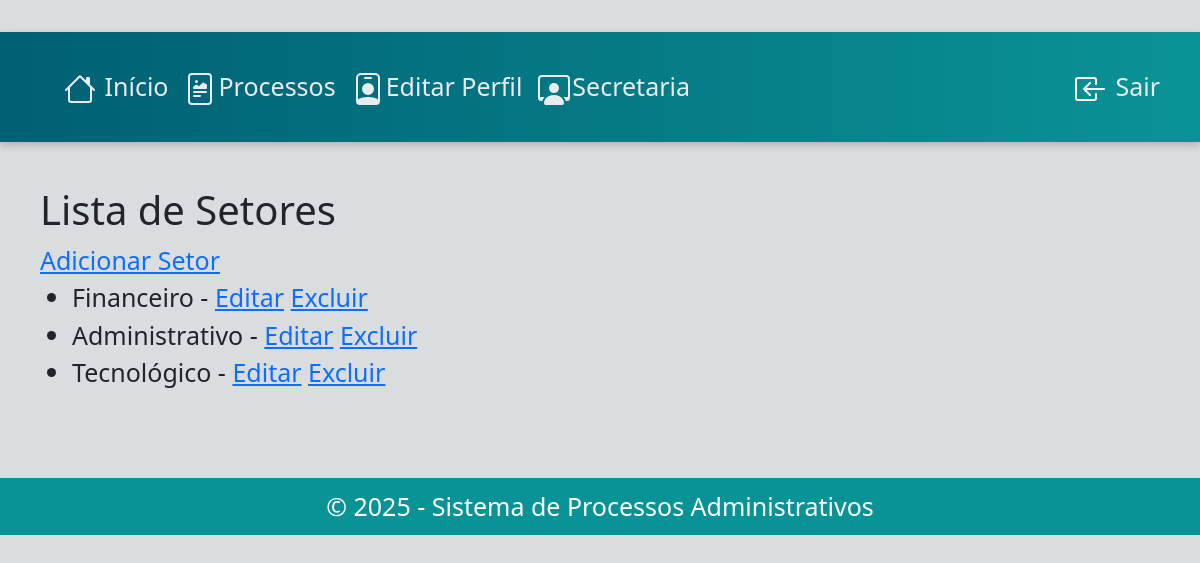
Screenshot of /setor/ (signed in) with the database file from the repository.
### setor/models.py (models this page shows, shortened)
class Setor(models.Model):
    nome = models.CharField(max_length=25)

### setor/views.py (the view)
# urls.py: path('', views.lista_setor, name='lista_setor'),
def lista_setor(request):
    setores = Setor.objects.all()
    return render(request, 'setor/lista_setor.html', {'setores': setores})

### setor/templates/setor/lista_setor.html (shortened to what this page needs)
{% extends "base.html" %}
{% block content %}
<h1>Lista de Setores</h1>
<a href="{% url 'add_setor' %}">Adicionar Setor</a>
<ul>
    {% for setor in setores %}
        <li>
            {{ setor.nome }} - {{ setor.funcionarios.username }}
            <a href="{% url 'editar_setor' setor.id %}">Editar</a>
            <a href="{% url 'excluir_setor' setor.id %}">Excluir</a>
        </li>
    {% endfor %}
</ul>
{% endblock %}

### processo/static/processo/style.css (style rules this page uses)
body { background-color: #f8f9fa; padding: 2rem 0; font-size: 25px; }

### static/style.css (style rules this page uses)
body { background-color: #dadde0ff; font-family: 'Segoe UI', sans-serif; }

### rows the page displays
Setor: nome "Financeiro"
Setor: nome "Administrativo"
Setor: nome "Tecnológico"

### other values shown
{{ year|default:"2025" }} "2025"
